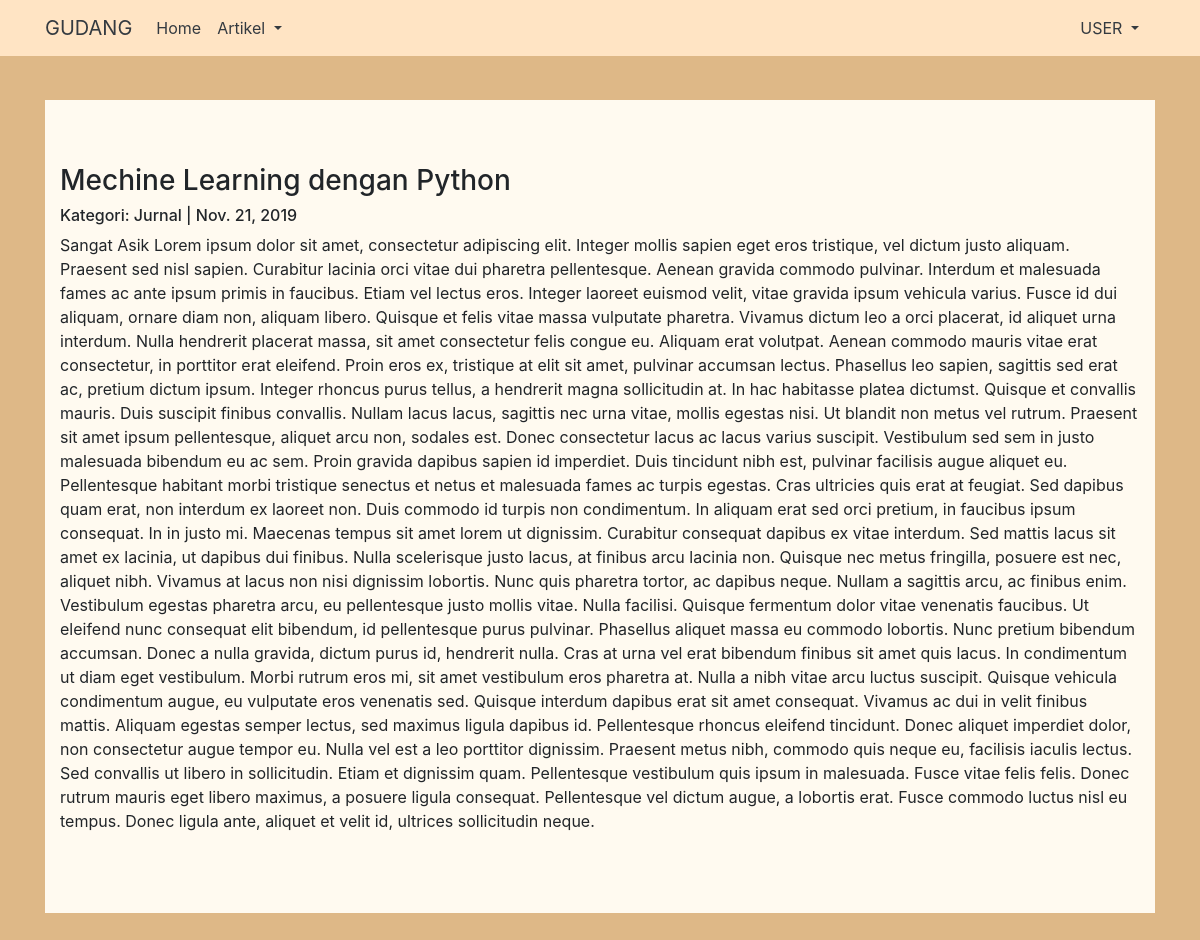
The app's page /detail/mechine-learning-dengan-python with its own data.
### artikel/models.py (models this page shows, shortened)
class Artikel(models.Model):
	judul		= models.CharField(max_length=255)
	isi			= models.TextField()
	kategori	= models.CharField(max_length=255)
	published	= models.DateTimeField(auto_now_add=True)
	updated		= models.DateTimeField(auto_now=True)
	slug 		= models.SlugField(blank=True,editable=False)

### artikel/views.py (the view)
# urls.py: url(r'^detail/(?P<slug>[\w-]+)$', ArtikelDetailView.as_view(),name='detail'),
class ArtikelDetailView(DetailView):
	model = Artikel
	template_name = 'artikel/artikel_detail.html'
	context_name = 'artikel'

### artikel/templates/artikel/artikel_detail.html (shortened to what this page needs)
{% extends "base.html" %}
{% block contents %}
	<h3>{{artikel.judul}}</h3>
	<h6>Kategori: {{artikel.kategori}} | {{artikel.published|date}}</h6>
	<p>{{artikel.isi}}</p>
{% endblock contents %}

### static/vendoor/custom/custom.css (style rules this page uses)
body { background-color: #DEB887; }

### records on screen
Artikel: judul "Mechine Learning dengan Python", kategori "Jurnal", published "Nov. 21, 2019", isi "Sangat Asik Lorem ipsum dolor sit amet, consectetur adipiscing elit. Integer mollis sapien eget eros tristique, vel dictum justo aliquam. Praesent sed nisl sapien. Curabitur lacinia orci vitae dui pharetra pellentesque. Aenean gravida commodo pulvinar. Interdum et malesuada fames ac ante ipsum primis in faucibus. Etiam vel lectus eros. Integer laoreet euismod velit, vitae gravida ipsum vehicula varius. Fusce id dui aliquam, ornare diam non, aliquam libero. Quisque et felis vitae massa vulputate pharetra. Vivamus dictum leo a orci placerat, id aliquet urna interdum. Nulla hendrerit placerat massa, sit amet consectetur felis congue eu. Aliquam erat volutpat. Aenean commodo mauris vitae erat…"
